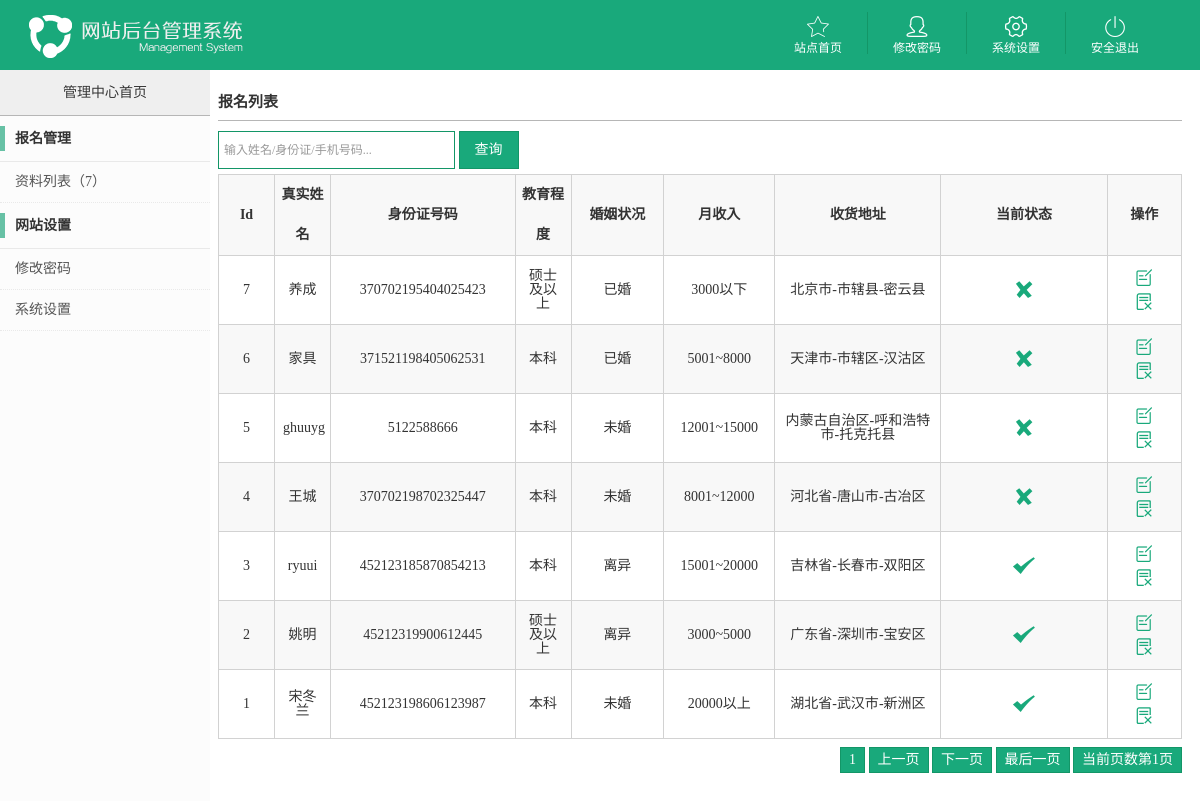
The page /admin/baoming_list.php on the database its author committed.
### tables this page shows
CREATE TABLE IF NOT EXISTS `baoming` (
  `id` int(10) NOT NULL,
  `sfz_img` varchar(50) NOT NULL,
  `cxk_img` varchar(50) NOT NULL,
  `scsfz_img` varchar(50) NOT NULL,
  `xingming` varchar(10) NOT NULL,
  `sfzhm` varchar(25) NOT NULL,
  `jycd` varchar(50) NOT NULL,
  `hyzk` varchar(50) NOT NULL,
  `ysr` varchar(50) NOT NULL,
  `province3` varchar(50) NOT NULL,
  `city3` varchar(50) NOT NULL,
  `area3` varchar(50) NOT NULL,
  `address` varchar(50) NOT NULL,
  `zylb` varchar(50) NOT NULL,
  `tel` varchar(20) NOT NULL,
  `tjrkh` varchar(50) NOT NULL,
  `sta` int(11) NOT NULL,
  `posttime` varchar(30) NOT NULL
);

### admin/baoming_list.php (the view, shortened to what this page needs)
<?php
$page1=(int)$_GET['page'];
if($page1<2)
{
	$page=1;
}
else
{
	$page=(int)$_GET['page'];
}
$pagesize = 8;
$pageval=($page-1)*$pagesize;
$sql="select * from baoming order by id desc limit ".$pageval." , ".$pagesize."";
$query=mysql_query($sql);
?>
<!DOCTYPE html>
<html>
<head>
<link rel="stylesheet" type="text/css" href="css/style.css">
</head>
<body>
<?php include ("header.php"); ?>
<?php include ("left.php"); ?>
<section class="rt_wrap content mCustomScrollbar">
 <div class="rt_content">
      <div class="page_title">
       <h2 class="fl">报名列表</h2>
      </div>
      <section class="mtb">
       <form action="baoming_list.php?sub=yes" method="post" name="searchform" id="searchform" class="searchinfo" onSubmit="return xxg();">
       <input type="text" id="tt" name="tt" value="" class="textbox textbox_225" placeholder="输入姓名/身份证/手机号码..."/>
       <input type="submit" value="查询" class="group_btn"/>
	   </form>
      </section>
<table class="table" style="<?php if($_GET['sub'] == 'yes') echo "display:none"; ?>">
       <tr>
        <th style="width:6%">Id</th>
        <th style="width:6%">真实姓名</th>
        <th style="width:20%">身份证号码</th>
        <th style="width:6%">教育程度</th>
        <th style="width:10%">婚姻状况</th>
        <th style="width:12%">月收入</th>
        <th style="width:18%">收货地址</th>
        <th style="width:18%">当前状态</th>
        <th style="width:8%">操作</th>
       </tr>
<?php
while($row=mysql_fetch_array($query))
{
?>
       <tr>
        <td class="center"><?php echo $row['id']?></td>
        <td class="center"><?php echo $row['xingming']?></td>
        <td class="center"><?php echo $row['sfzhm']?></td>
        <td class="center"><?php echo $row['jycd']?></td>
        <td class="center"><?php echo $row['hyzk']?></td>
        <td class="center"><?php echo $row['ysr']?></td>
        <td class="center"><?php echo $row['province3']?>-<?php echo $row['city3']?>-<?php echo $row['area3']?></td>
        <td class="center">
<?php
if($row['sta'] == 1)
{
?>
<a href="baoming_list.php?ck=yes&id=<?php echo $row['id']?>" title="点击设置“未成功”" class="link_icon">&#89;</a>
<?php
}
else
{
?>
<a href="baoming_list.php?ck=no&id=<?php echo $row['id']?>" title="点击设置“成功”" class="link_icon">X</a>
<?php
}
?>
		</td>
        <td class="center">
         <a href="baoming_edit.php?id=<?php echo $row['id']?>" title="编辑" class="link_icon">&#101;</a>
         <a href="baoming_list.php?id=<?php echo $row['id']?>&&del=yes" title="删除" class="link_icon">&#100;</a>
        </td>
       </tr>
<?php
}
?>
</table>
<aside class="paging">
<?php
if($num <= $pagesize)
{
?>
	<a href="baoming_list.php?id=<?php echo $_GET['id']?>&page=<?php echo $page=1; ?>">1</a>
<?php
}
?>
	<?php
	if($page>2)
	{
	?>
	<a href="baoming_list.php?id=<?php echo $_GET['id']?>&page=<?php echo $page-1 ?>">上一页</a>
	<?php
	}
	else
	{
	?>
	<a href="baoming_list.php?id=<?php echo $_GET['id']?>&page=<?php echo $page-1 ?>">上一页</a>
	<?php
	}
	$allpage=intval($num/$pagesize)+1;
	if(($allpage)<=$page)
	{
	?>
	<a href="baoming_list.php?id=<?php echo $_GET['id']?>&page=<?php echo $_GET['page']+1 ?>">下一页</a>
	<?php
	}
	?>
	<?php
	$allpage=intval($num/$pagesize);
	?>
	<a href="baoming_list.php?id=<?php echo $_GET['id']?>&page=<?php echo $allpage ?>">最后一页</a>
	<?php
	if($_GET['page'] == '')
	echo "<a>当前页数第1页</a>";
    else
	echo "<a>当前页数第".$_GET['page']."页</a>";
	?>
</aside>
 </div>
</section>
</body>
</html>

### admin/header.php
<header>
 <h1><img src="images/admin_logo.png"/></h1>
 <ul class="rt_nav">
  <li><a href="../index.php" target="_blank" class="website_icon">站点首页</a></li>
  <li><a href="setpwd.php" class="admin_icon">修改密码</a></li>
  <li><a href="setting.php" class="set_icon">系统设置</a></li>
  <li><a href="login_out.php" class="quit_icon">安全退出</a></li>
 </ul>
</header>

### admin/left.php (shortened to what this page needs)
<?php
$num = 0;
$sql10="select * from baoming";
$query10=mysql_query($sql10);
while($row10=mysql_fetch_array($query10))
{
   $num++;
}
?>
<aside class="lt_aside_nav content mCustomScrollbar">
 <h2><a href="index.php">管理中心首页</a></h2>
 <ul>
  <li>
   <dl>
    <dt>报名管理</dt>
    <dd><a href="baoming_list.php?id=1">资料列表（<?php echo $num; ?>）</a></dd>
   </dl>
  </li>
  <li>
   <dl>
    <dt>网站设置</dt>
    <dd><a href="setpwd.php">修改密码</a></dd>
    <dd><a href="setting.php">系统设置</a></dd>
   </dl>
  </li>
 </ul>
</aside>

### admin/css/style.css (style rules this page uses)
html { overflow-y:hidden; }
body { margin:0;height:100%; }
button,input,optgroup,select,textarea { color:inherit;font:inherit;margin:0 }
button,html input[type=button],input[type=reset],input[type=submit] { -webkit-appearance:button;cursor:pointer }
input,select,button { outline:none; }
table { border-collapse:collapse;border-spacing:0 }
td,th { padding:0 }
img { vertical-align:middle;border:0 }
html { font-size:50px;-webkit-tap-highlight-color:transparent;height:100%;min-width:320px;overflow-x:hidden }
body { font-family:"Microsoft YaHei";font-size:.28em;line-height:1;color:#333;background-color:white; }
.h1,.h2,.h3,.h4,.h5,.h6,h1,h2,h3,h4,h5,h6 { font-weight:500;line-height:1.1 }
.h1,.h2,.h3,h1,h2,h3 { margin-top:.28rem;margin-bottom:.14rem }
.h1,h1 { font-size:.364rem }
.h2,h2 { font-size:.2996rem }
button,input,select,textarea { font-family:inherit;font-size:inherit;line-height:inherit }
a { color:#06c1ae;text-decoration:none;outline:0 }
ul { margin:0;padding:0;list-style-type:none }
.center { text-align:center; }
.fl { float:left; }
.mtb { margin:5px 0;overflow:hidden; }
header { background:#19a97b;overflow:hidden; }
header h1 { margin:0;float:left;margin-left:1%; }
header h1 img { width:auto;max-width:300px;height:70px; }
header .rt_nav { float:right;overflow:hidden;margin-right:3%;margin-top:12px; }
header .rt_nav li { float:left;padding:0 25px;text-align:center;border-right:1px #139667 solid; }
header .rt_nav li:last-child { border:none; }
header .rt_nav li a { color:white;font-size:12px;text-shadow:0 0 1px #20af83;display:block; }
header .rt_nav li a:before { font-family:'adminthemesregular';color:white;font-size:30px;display:block; }
header .rt_nav li .website_icon:before { content:"I"; }
header .rt_nav li .admin_icon:before { content:"U"; }
header .rt_nav li .set_icon:before { content:"S"; }
header .rt_nav li .quit_icon:before { content:"Q"; }
.lt_aside_nav { width:210px;height:100%;position:absolute;top:70px;left:0;background:#fcfcfc; }
.lt_aside_nav h2 { text-align:center;border-bottom:1px #b6b6b6 solid;margin:0;height:45px;line-height:45px;background:#efefef; }
.lt_aside_nav h2 a { display:block;color:#333333;font-size:14px;text-shadow:0 0 2px white; }
.lt_aside_nav ul { margin-bottom:75px; }
.lt_aside_nav dl { margin:0; }
.lt_aside_nav dl dt { font-weight:bold;height:45px;line-height:45px;border-bottom:1px #e9e9e9 solid;padding:0 15px;position:relative; }
.lt_aside_nav dl dt:before { position:absolute;width:5px;height:25px;background:#67c1a5;content:"";top:10px;left:0; }
.lt_aside_nav dl dd { margin:0;height:40px;line-height:40px;border-bottom:1px #e9e9e9 dotted; }
.lt_aside_nav dl dd a { display:block;color:#555555;padding:0 15px; }
.rt_wrap { margin-left:218px;margin-right:10px;height:100%;position:relative; }
.rt_content { margin-bottom:80px;margin-right:8px;overflow:hidden; }
.textbox { border:1px #139667 solid;height:26px;line-height:26px;padding:5px;font-size:12px; vertical-align:middle; }
.textbox_225 { width:225px; }
.group_btn { border:1px #139667 solid;background:#19a97b;color:white;padding:0 15px;height:38px;cursor:pointer;display:inline-block;vertical-align:middle; }
.page_title { height:40px;line-height:40px;border-bottom:1px #b6b6b6 solid;margin:10px 0; }
.page_title h2 { font-size:15px;font-weight:bold; }
.table { width:100%;table-layout:fixed;margin:5px 0; }
.table th { border:1px #d2d2d2 solid;height:40px;line-height:40px; }
.table td { border:1px #d2d2d2 solid;padding:10px 8px;position:relative; }
.table tr:nth-child(odd) { background:#f8f8f8; }
.table td a { color:#19a97b;margin:0 5px;cursor:pointer; }
.table td .link_icon { font-size:24px;font-family:'adminthemesregular';color:#19a97b; }
.paging { margin:8px 0;overflow:hidden;text-align:right; }
.paging a { background:#19a97b;border:1px #139667 solid;color:white;padding:5px 8px;display:inline-block;cursor:pointer; }

### rows shown on the page
baoming: id "7", xingming "养成", sfzhm "370702195404025423", jycd "硕士及以上", hyzk "已婚", ysr "3000以下", province3 "北京市", city3 "市辖县", area3 "密云县"
baoming: id "6", xingming "家具", sfzhm "371521198405062531", jycd "本科", hyzk "已婚", ysr "5001~8000", province3 "天津市", city3 "市辖区", area3 "汉沽区"
baoming: id "5", xingming "ghuuyg", sfzhm "5122588666", jycd "本科", hyzk "未婚", ysr "12001~15000", province3 "内蒙古自治区", city3 "呼和浩特市", area3 "托克托县"
baoming: id "4", xingming "王城", sfzhm "370702198702325447", jycd "本科", hyzk "未婚", ysr "8001~12000", province3 "河北省", city3 "唐山市", area3 "古冶区"
baoming: id "3", xingming "ryuui", sfzhm "452123185870854213", jycd "本科", hyzk "离异", ysr "15001~20000", province3 "吉林省", city3 "长春市", area3 "双阳区"
baoming: id "2", xingming "姚明", sfzhm "45212319900612445", jycd "硕士及以上", hyzk "离异", ysr "3000~5000", province3 "广东省", city3 "深圳市", area3 "宝安区"
baoming: id "1", xingming "宋冬兰", sfzhm "452123198606123987", jycd "本科", hyzk "未婚", ysr "20000以上", province3 "湖北省", city3 "武汉市", area3 "新洲区"

### other values the page prints
$num "7"
